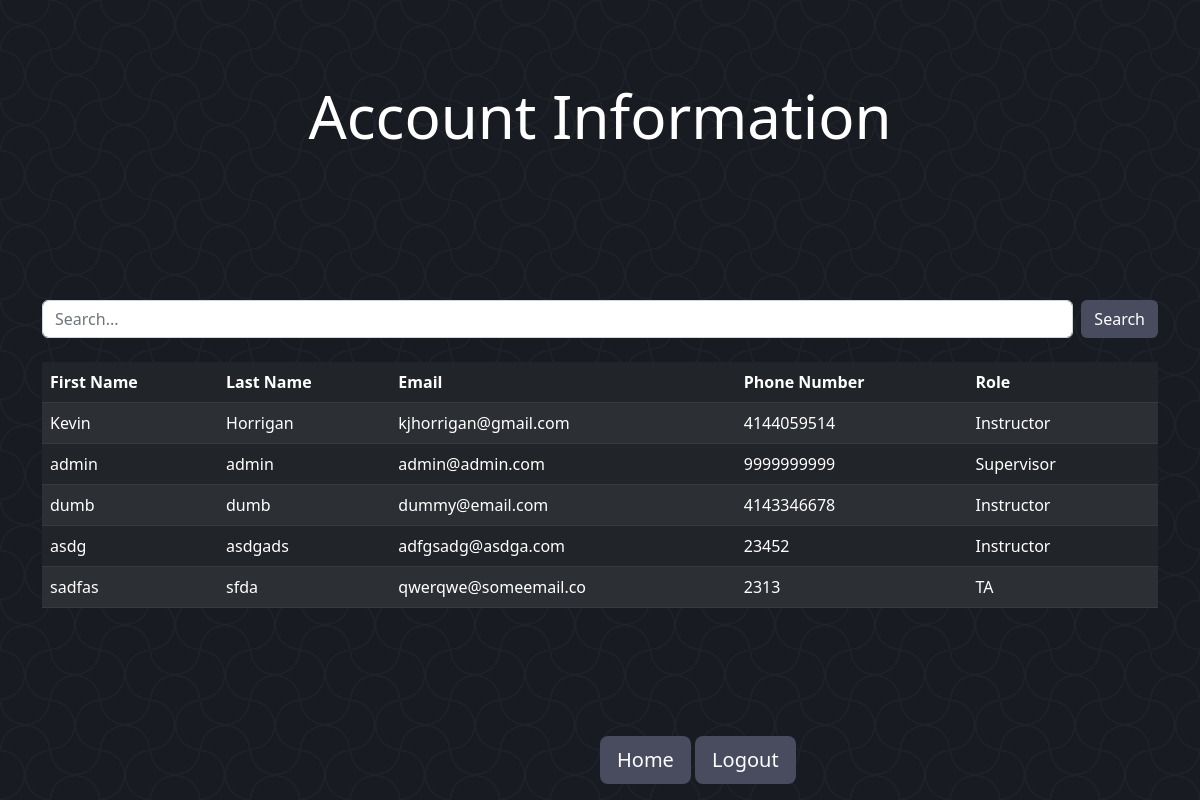
The page /users/ (signed in) on the database as committed earlier.
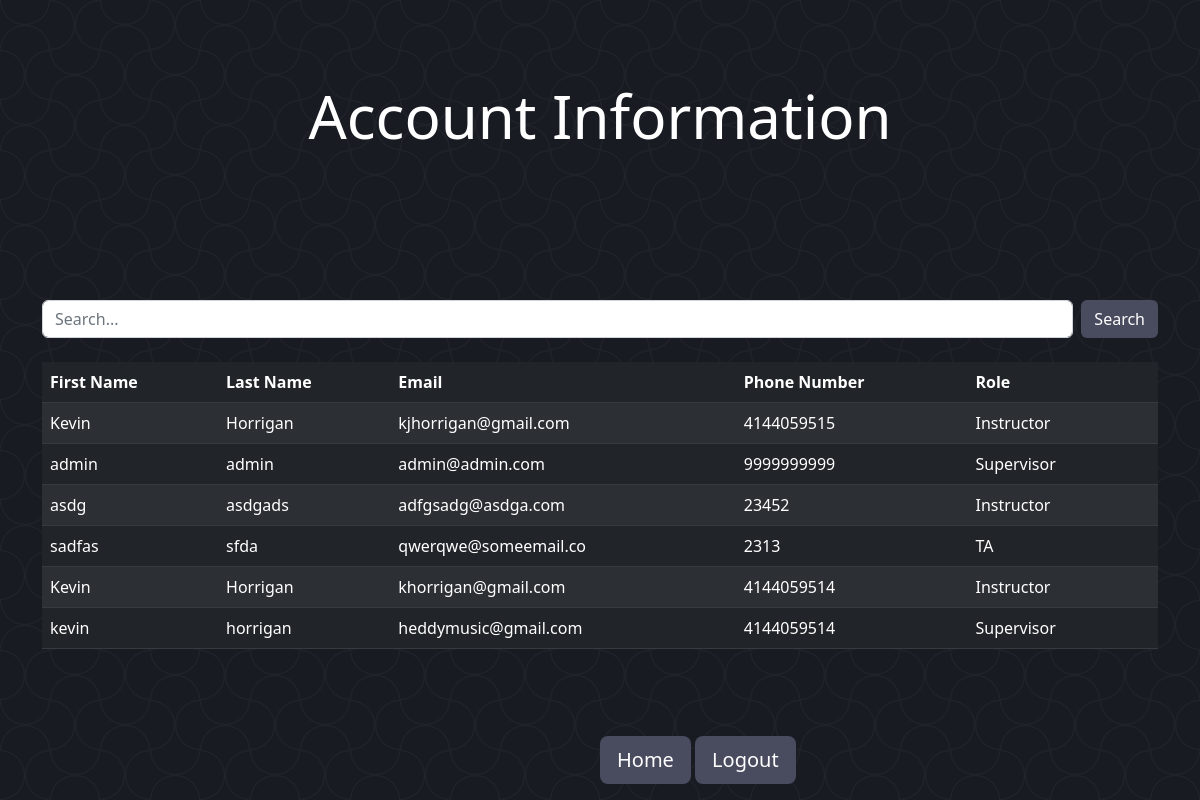
The same page on the database as committed later.
### Management/models.py (models this page shows, shortened)
class User(models.Model):
    email = models.EmailField(max_length=20, primary_key=True)
    lName = models.CharField(max_length=30, null=True, default='')
    fName = models.CharField(max_length=30, null=True, default='')
    password = models.CharField(max_length=20)
    phone = models.CharField(max_length=15)
    role = models.PositiveSmallIntegerField(
        choices=(
            (1, "Supervisor"),
            (2, "Instructor"),
            (3, "TA")
        ))
    def getlName(self):
        return self.lName
    def getfName(self):
        return self.fName
    def getRole(self):
        role = self.role
        if role == 1:
            return "Supervisor"
        elif role == 2:
            return "Instructor"
        elif role == 3:
            return "TA"
        return

### Management/views.py (the view)
# urls.py: path('users/', users.as_view(), name='users'),
class users(ListView):
    model = User
    template_name = 'main/User/users.html'
    context_object_name = 'results'
    def get_queryset(self):
        query = self.request.GET.get('q', '')
        queryset = super().get_queryset()
        if query:
            queryset = queryset.filter(
                Q(fName__icontains=query) | Q(email__icontains=query) | Q(lName__icontains=query))
        return queryset
    def get_context_data(self, **kwargs):
        userRole = self.request.session['roleSession']
        context = super().get_context_data(**kwargs)
        context['query'] = self.request.GET.get('q', '')
        context['roleTemplate'] = userRole
        return context

### templates/main/User/users.html (shortened to what this page needs)
{% extends 'basePages.html' %}
    {% load crispy_forms_tags %}
    {% load crispy_forms_filters %}
{% block header %}
    Account Information
{% endblock header %}
{% block content %}
    <div class="container">
        <form class="d-flex" role="search" method="get" action="{% url 'users' %}">
            <input class="form-control me-2" type="text" name="q" value="{{ query }}" placeholder="Search...">
            <button class="btn" type="submit" style="color: white; background-color: #494b5f">Search</button>
        </form>
        <br>
        {% if results %}
            <table class="table table-dark table-striped" style="color: white">
                <thead>
                    <th scope="col">First Name</th>
                    <th scope="col">Last Name</th>
                    <th scope="col">Email</th>
                    <th scope="col">Phone Number</th>
                    <th scope="col">Role</th>
                    <th scope="col"></th>
                </thead>
                <tbody>
                    {% for result in results %}
                        <tr>
                            <td>{{ result.getfName }}</td>
                            <td>{{ result.getlName }}</td>
                            <td>{{ result.email }}</td>
                            <td>{{ result.phone }}</td>
                            <td>{{ result.getRole }}</td>
                            <td>
                            </td>
                        </tr>
                    {% endfor %}
                </tbody>
            </table>
        {% else %}
            <p>No results found.</p>
        {% endif %}
    </div>
{% endblock content %}

### templates/basePages.html (shortened to what this page needs)
{% load static %}
{% load django_bootstrap5 %}
<!DOCTYPE html>
<html lang="en">
<head>
    <link href="https://cdn.jsdelivr.net/npm/bootstrap@5.2.3/dist/css/bootstrap.min.css" rel="stylesheet">
    <link rel="stylesheet" type="text/css" href="{% static 'css/style.css' %}">
</head>
<body>
    <div class="FlexContainer d-flex flex-column">
        <div class="HeaderContainer position-relative" style="height: 200px">
            <div class="Header position-absolute bottom-0 start-50 translate-middle">
                <h1 style="font-size: 60px">
                    {% block header %}
                    {% endblock header %}
                </h1>
            </div>
        </div>
        <div class="Spacer" style="height: 100px"></div>
        <div class="MainContent">
            {% block content %}
            {% endblock content %}
        </div>
        <div class="HomeButton position-absolute bottom-0 start-50 mb-3">
            <a class="btn btn-lg" href="{% url 'mainHome' %}" role="button" style="color: white; background-color: #494b5f">Home</a>
            <a class="btn btn-lg" href="{% url 'logout' %}" role="button" style="color: white; background-color: #494b5f">Logout</a>
        </div>
    </div>
</body>
</html>

### static/css/style.css (style rules this page uses)
body { background-color: #282934; color: white !important; --s: 50px; --c: #191b22; --_s: calc(2*var(--s)) calc(2*var(--s)); --_g: 35.36% 35.36% at; --_c: #0000 66%,#20222a 68% 70%,#0000 72%; background: radial-gradient(var(--_g) 100% 25%,var(--_c)) var(--s) var(--s)/var(--_s), radial-gradient(var(--_g) 0 75%,var(--_c)) var(--s) var(--s)/var(--_s), radial-gradient(var(--_g) 100% 25%,var(--_c)) 0 0/var(--_s), radial-gradient(var(--_g) 0 75%,var(--_c)) 0 0/var(--_s), repeating-conic-gradient(var(--c) 0 25%,#0000 0 50%) 0 0/var(--_s), radial-gradient(var(--_c)) 0 calc(var(--s)/2)/var(--s) var(--s) var(--c); background-attachment: fixed; }

Rows that differ between the two databases and show on the page:
removed User: getfName "dumb", getlName "dumb", email "dummy@email.com", phone "4143346678", getRole "Instructor"
changed User "kjhorrigan@gmail.com": phone "4144059514" → "4144059515"
added User: getfName "Kevin", getlName "Horrigan", email "khorrigan@gmail.com", phone "4144059514", getRole "Instructor"
added User: getfName "kevin", getlName "horrigan", email "heddymusic@gmail.com", phone "4144059514", getRole "Supervisor"
